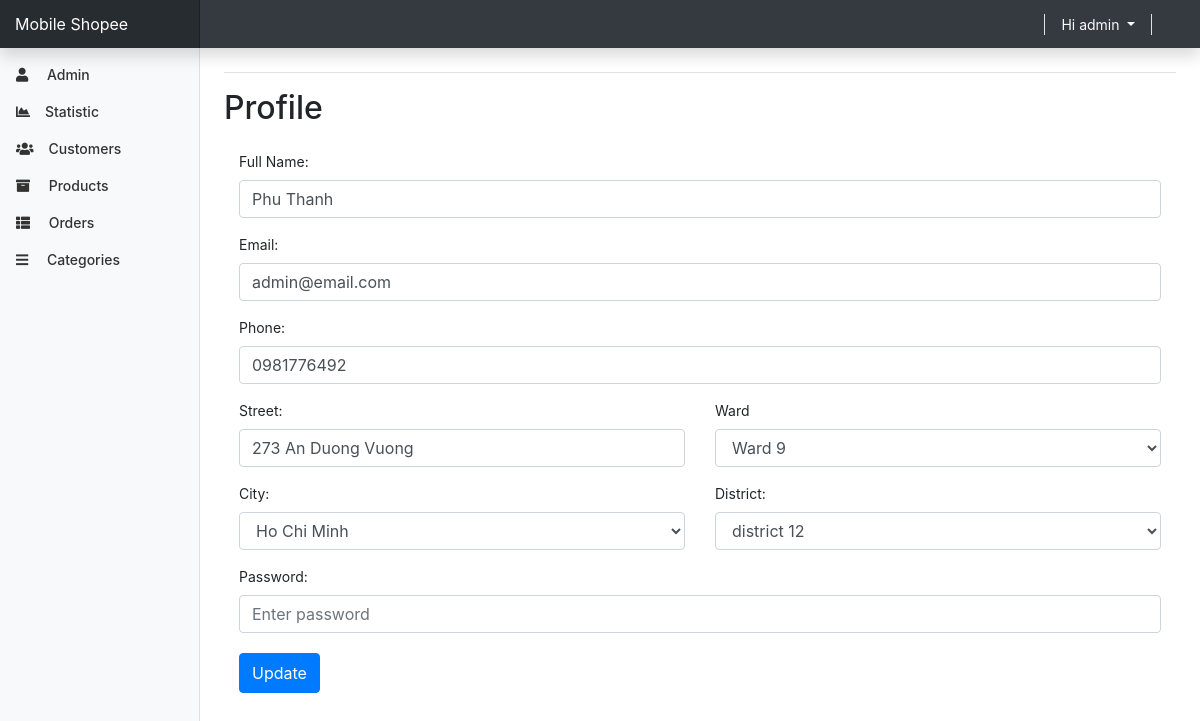
/admin/profile.php (signed in), run on the app's committed database.
### tables this page shows
CREATE TABLE `user` (
  `user_id` varchar(255) NOT NULL,
  `email` varchar(100) NOT NULL,
  `username` varchar(100) NOT NULL,
  `password` varchar(100) NOT NULL,
  `street` varchar(255) NOT NULL,
  `district` varchar(30) NOT NULL,
  `city` varchar(100) NOT NULL,
  `phone_number` varchar(100) NOT NULL,
  `status` int(11) NOT NULL DEFAULT 1,
  `is_admin` tinyint(1) NOT NULL DEFAULT 0,
  `register_date` datetime NOT NULL DEFAULT current_timestamp(),
  `updated_at` datetime NOT NULL DEFAULT current_timestamp(),
  `fullname` varchar(255) NOT NULL,
  `ward` varchar(255) NOT NULL
);

### admin/profile.php (the view, shortened to what this page needs)
<?php
include_once("./templates/top.php");
include_once("./templates/navbar.php");
include("./../functions.php");
?>
<div class="container-fluid">
  <div class="row">
    <?php include "./templates/sidebar.php"; ?>
      <div class="col-10">
      <div class="row">
        <h2>Profile</h2>
      </div>
    </div>
<?php
$sql = "SELECT * FROM `user` WHERE `user_id` = ? AND is_admin = 1 ";
$select = $conn->prepare($sql);
$select->bind_param("s", $user_id);
$select->execute();
$result = $select->get_result();
if ($result->num_rows == 1) {
  $row1 = $result->fetch_assoc();
  $distrc = $row1['district'];
  ?>
  <form method="post" enctype='multipart/form-data' class="container" onsubmit="return checkPassword();">
    <div class="form-group">
      <label for="fullname">Full Name:</label>
      <input type="text" class="form-control" name="fullname" value="<?php echo $row1['fullname'] ?>">
    </div>
    <div class="form-group">
      <label for="email">Email:</label>
      <input type="text" class="form-control" name="email" value="<?php echo $row1['email'] ?>">
    </div>
    <div class="form-group">
      <label for="phone">Phone:</label>
      <input type="text" class="form-control" name="phone" value="<?php echo $row1['phone_number'] ?>">
    </div>
    <div class="row">
        <div class="col-md-6">
        <div class="form-group">
      <label for="street">Street:</label>
      <input type="text" class="form-control" name="street" value="<?php echo $row1['street']  ?>">
    </div>
        </div>
      <div class="col-md-6">
								<label for="ward">Ward</label>
								<select id="ward" name="ward" class="form-control" required>
                <option value="<?php echo $row1['ward'] ?> "><?php echo $row1['ward']  ?></option>
                                </select>							</div>
      </div>
    <div class="row">
      <div class="col-6">
        <div class="form-group">
          <label>City: </label>
          <select id="city" name="city" class="form-control">
            <option value="<?php echo $row1['city'] ?> "><?php echo $row1['city'] ?></option>
          </select>
        </div>
      </div>
      <div class="col-6">
        <div class="form-group">
          <label>District: </label>
          <select id="district" name="district" class="form-control">
            <option value="<?php echo $distrc ?> "><?php echo $distrc ?> </option>
          </select>
        </div>
      </div>
    </div>
    <div class="form-group" style="margin-bottom:20px" id="box-password">
      <label for="password">Password:</label>
      <div class="row-6">
        <input type="password" class="form-control" placeholder="Enter password" name="password" style="margin-bottom:10px"
          required>
      </div>
    </div>
    <div class="form-group">
      <button type="submit" style="height:40px" name="update_btn" class="btn btn-primary">Update</button>
    </div>
  </form>
<?php } else {
  echo '<p class="empty">no product user!</p>';
}
?>
<?php include("./templates/footer.php"); ?>

### admin/css/dashboard.css (style rules this page uses)
body { font-size: .875rem; }

### data on the page
user: fullname "Phu Thanh", email "admin@email.com", phone "0981776492", street "273 An Duong Vuong", ward "Ward 9", city "Ho Chi Minh", district "district 12"

### other printed values
$admin "admin"
